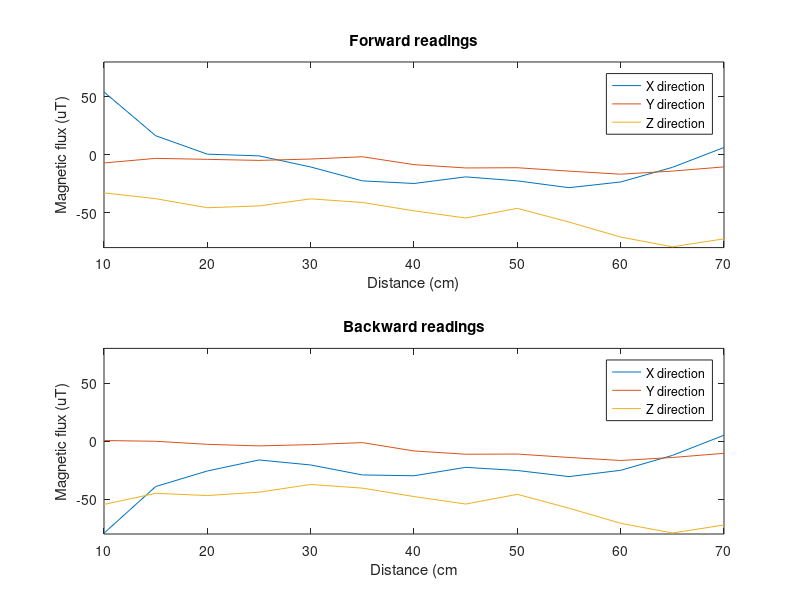
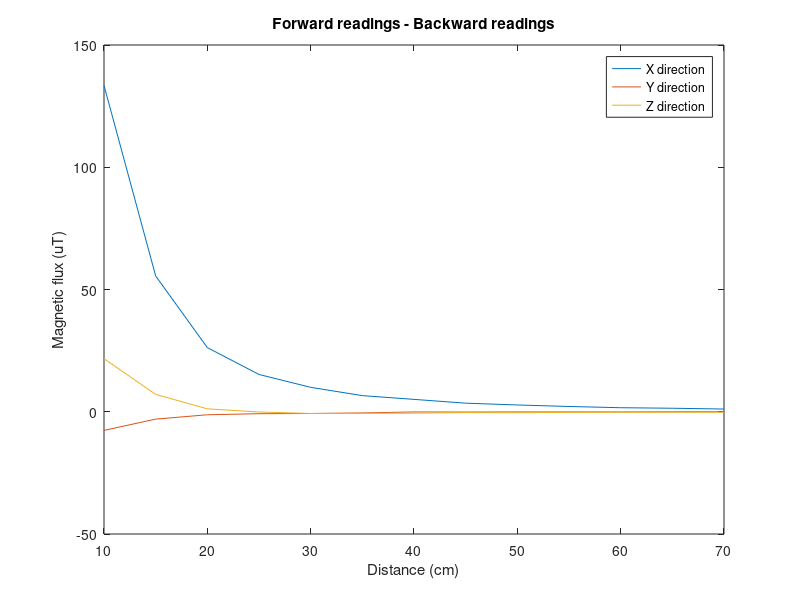

The MATLAB source for these figures, in order:
clear all;
load('magnetometer_data_coil.mat','-mat')

%distance vector 
distance = 10:5:70; 

%counters to ensure readings are spaced appropriatetly
forward_counter = 1; 
backward_counter = 1; 

%for loop to seperate readings into forward and backward readings 
for i = 1:26 
    if rem(i,2) == 1 %then odd so backward reading 
        backward_readings(backward_counter,:) = magnetometer_data_coil(i,:);
        backward_counter = backward_counter + 1; 
    end

    if rem(i,2) == 0 %then even so forward reading
        forward_readings(forward_counter,:) = magnetometer_data_coil(i,:); 
        forward_counter = forward_counter + 1; 
    end
end

%plot just to look at the differences
figure; 
subplot(2,1,1)
plot(distance, forward_readings)
title("Forward readings")
xlabel("Distance (cm)")
ylabel("Magnetic flux (uT)")
legend('X direction', 'Y direction', 'Z direction')
ylim([-80 80]);
subplot(2,1,2)
plot(distance, backward_readings)
title("Backward readings")
xlabel("Distance (cm")
ylabel("Magnetic flux (uT)")
legend('X direction', 'Y direction', 'Z direction')
ylim([-80 80])

%forward readings - backward readings 
forward_minus_backward = forward_readings - backward_readings; 
figure;
plot(distance, forward_minus_backward);
title("Forward readings - Backward readings")
xlabel("Distance (cm)")
ylabel("Magnetic flux (uT)")
legend('X direction', 'Y direction', 'Z direction')

